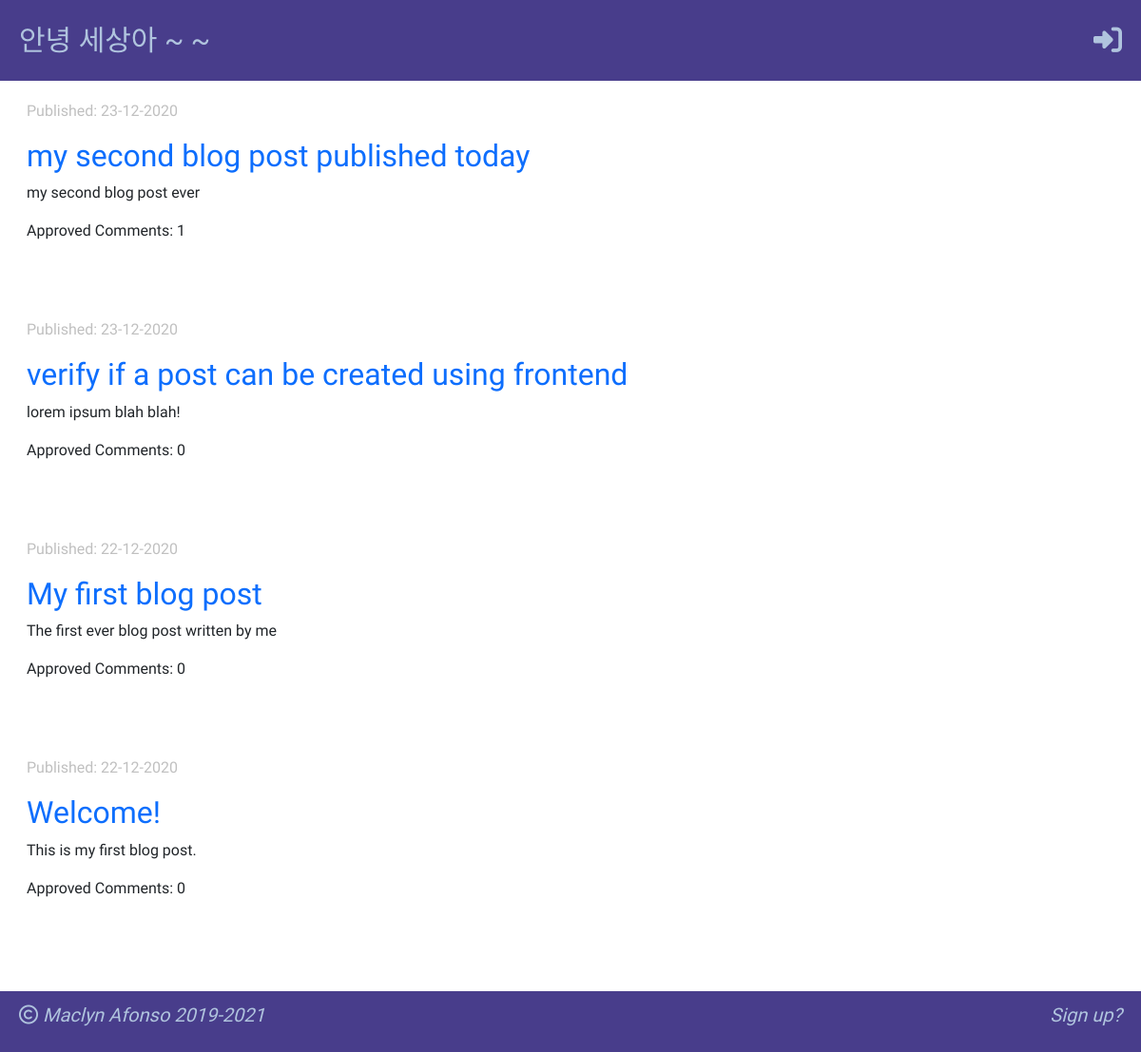
The page / on the database its author committed.
### blog/models.py (models this page shows, shortened)
class Post(models.Model):
    author = models.ForeignKey('auth.User', on_delete=models.CASCADE)
    title = models.CharField(max_length=250)
    text = models.TextField()
    created_date = models.DateTimeField(default=timezone.now)
    published_date = models.DateTimeField(blank=True, null=True)
    approved = models.BooleanField(default=False)
    def approved_comments(self):
        return self.comments.filter(approved=True)

### blog/views.py (the view)
# urls.py: path('', views.post_list, name='post_list'),
def post_list(request):
    posts = Post.objects.filter(published_date__lte=timezone.now()).order_by('-published_date')
    posts_for_frontend = {
        'posts': posts
    }
    return render(request, 'blog/post_list.html', posts_for_frontend)

### blog/templates/blog/post_list.html
{% extends 'blog/base_page.html' %}
{% block content %}
    {% if posts|length > 0 %}
        {% for post in posts %}
            <div class="row-content">
                {% if post.published_date %}
                    <p class="date">Published: {{ post.published_date|date:'d-m-Y' }} </p>
                {% else %}
                    <p class="date">Created: {{ post.created_date|date:'d-m-Y' }} </p>
                {% endif %}
                <h2><a href="{% url 'post_details' primary_key=post.pk %}"> {{ post.title }} </a></h2>
                <p> {{ post.text | truncatechars:50 }} </p>
                <span>Approved Comments: {{ post.approved_comments.count }}</span>
            </div>
        {% endfor %}
    {% else %}
    <div class="no-posts-message">
        <div><i class="fas fa-info-circle"></i></div>
        <div>No Posts to view!</div>
    </div>
    {% endif %}
{% endblock %}

### blog/static/css/style.css (style rules this page uses)
body { font-family: 'Raleway', sans-serif; }
body a { text-decoration: none; }
.row, .row-content { padding-left: 20px; padding-bottom: 10vh; }
.date { color: silver; }

### rows shown on the page
Post: published_date "23-12-2020", title "my second blog post published today", text "my second blog post ever", approved_comments.count "1"
Post: published_date "23-12-2020", title "verify if a post can be created using frontend", text "lorem ipsum blah blah!", approved_comments.count "0"
Post: published_date "22-12-2020", title "My first blog post", text "The first ever blog post written by me", approved_comments.count "0"
Post: published_date "22-12-2020", title "Welcome!", text "This is my first blog post.", approved_comments.count "0"
